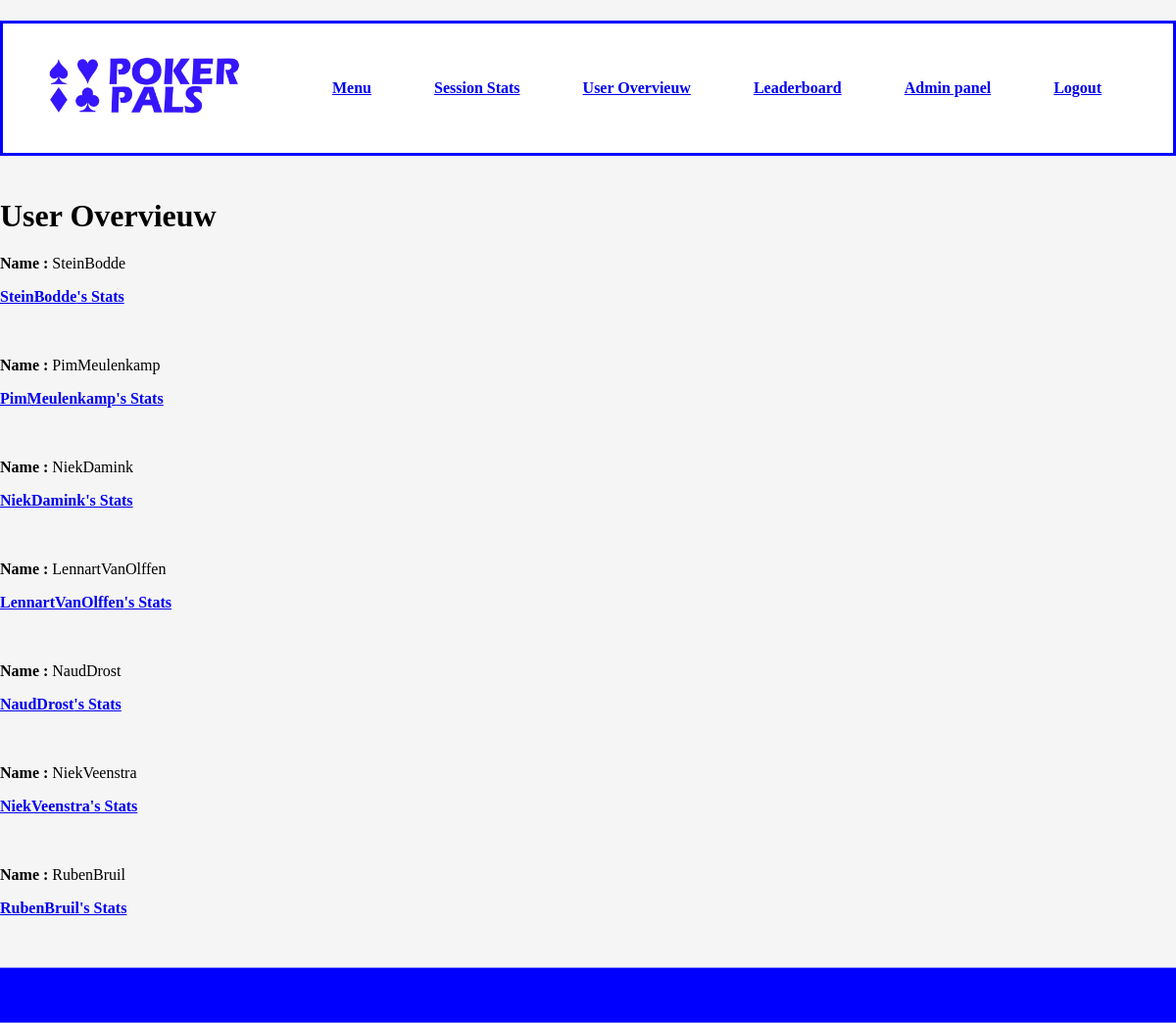
The app's page /userovervieuw/ (signed in) with its own data.
### base/models.py (models this page shows, shortened)
class Profile(models.Model):
    bio = models.TextField()
    user = models.OneToOneField(User, on_delete=models.CASCADE)
    ispokerpals = models.BooleanField(blank=False, default=False)
    city = models.CharField(default="Oldenzaal",max_length=150, blank=True)
    date_of_birth = models.DateField(null=True, blank=True)

### base/views.py (the view)
# urls.py: path("userovervieuw/", views.userovervieuw, name="userovervieuw"),
@login_required
def userovervieuw(request):
    users = Profile.objects.filter(ispokerpals = True and  ~Q(user__username = 'admin'))
    context = {"users": users}
    return render(request, "base/userovervieuw.html", context)

### base/templates/base/userovervieuw.html
{%extends 'base/base.html'%}
{%load static %}
{%block content%}
<h1> User Overvieuw</h1>
    {% for user in users %}
        <strong> Name : </strong> {{user.user.username}}
        <a href="{% url 'userstats' user.user.username%}"><p><strong>{{user.user.username}}'s Stats</strong></p></a>
        <br>
        <br>
    {% endfor %}
{%endblock content%}

### base/static/base/css/styles.css (style rules this page uses)
body { background-color: whitesmoke; margin: 0; }
body { min-height: 100vh; display: flex; flex-direction: column; }

### records on screen
Profile: user.username "SteinBodde"
Profile: user.username "PimMeulenkamp"
Profile: user.username "NiekDamink"
Profile: user.username "LennartVanOlffen"
Profile: user.username "NaudDrost"
Profile: user.username "NiekVeenstra"
Profile: user.username "RubenBruil"
